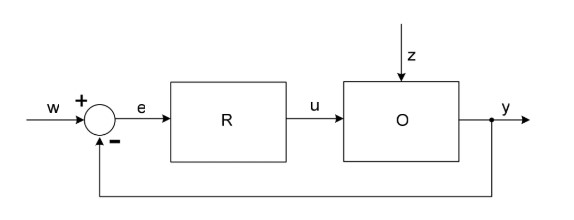
#> input picture schematy_code/example_schematics/auto.jpg, 574 x 220 px; its folder holds only this picture in this run
$ python model.py
#> lines starting #> are read from the running program, lines starting #| are printed output that depends on the picture; after the words box and inside, x2 and y2 are one past the last pixel; in counts of white or black regions, pixels touching at a corner belong together
#> in load_images_from_folder, img is the input picture: shape (220, 574, 3); min 0, max 255, mean 250.5
import cv2

import numpy as np
import os
from png_proc import process_image
class Position:
    def __init__(self, x, y):
        self.x = x
        self.y = y
class Size:
    def __init__(self, width, height):
        self.width = width
        self.height = height
class Connection:
    def __init__(self, start_node, end_node):
        self.start_node = start_node
        self.end_node = end_node
class Graph:
    def __init__(self):
        self.nodes = []
        self.connections = []
    def add_node(self, node):
        node.id = len(self.nodes)
        self.nodes.append(node)
    def add_connection(self, start_node, end_node):
        connection = Connection(start_node, end_node)
        self.connections.append(connection)
    def get_all_nodes(self):
        return self.nodes
    def get_all_connections(self):
        return self.connections

class Node:
    # [8 lines left out: function __init__, not called in this run]
    def set_position(self, x, y):
        self.position = Position(x, y)
    def set_size(self, width, height):
        self.size = Size(width, height)
    def set_type(self, type):
        self.type = type
    def set_value(self, value):
        self.value = value
    def set_unit(self, unit):
        self.unit = unit
    def set_label(self, label):
        self.label = label

def find_closed_contours(image):
    #https://stackoverflow.com/questions/22240746/recognize-open-and-closed-shapes-opencv/59748729
    gray = cv2.cvtColor(image, cv2.COLOR_BGR2GRAY)

    # Preprocess: Thresholding and morphological operations
    _, thresh = cv2.threshold(gray, 127, 255, cv2.THRESH_BINARY_INV)
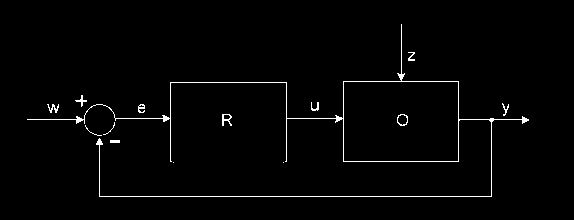
#> thresh: shape (220, 574); 1.7% white in thin lines or dots, all inside (x1, y1, x2, y2) = (27, 24, 529, 197)
    kernel = np.ones((3, 3), np.uint8)
    cleaned = cv2.morphologyEx(thresh, cv2.MORPH_OPEN, kernel, iterations=1)  # Remove thin wires
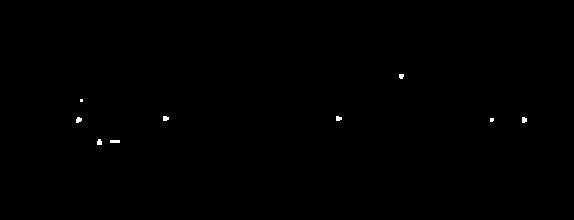
#> cleaned: shape (220, 574); 0.16% white; 9 white regions (2 under 20 px), largest, box (x1, y1, x2, y2) and area: (110, 140, 120, 143) 30, (76, 117, 82, 123) 28, (163, 116, 169, 121) 26

    # Find contours of components
    contours, _ = cv2.findContours(cleaned, cv2.RETR_EXTERNAL, cv2.CHAIN_APPROX_SIMPLE)
#> contours = 9 contours, all with area under 20


    cv2.imshow("Contours", image)
    cv2.waitKey(0)
    cv2.destroyAllWindows()

def load_images_from_folder(folder):
    images = []
    for filename in os.listdir(folder):
        img = cv2.imread(os.path.join(folder,filename))
        if img is not None:
            images.append(img)
    return images

for image in load_images_from_folder("example_schematics"):
    find_closed_contours(image)

$ run again, on schematy_code/example_schematics/schemat2.png
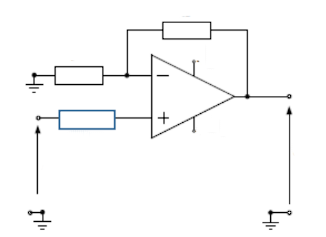
#> input picture schematy_code/example_schematics/schemat2.png, 326 x 237 px
#> in load_images_from_folder, img is the input picture: shape (237, 326, 3); mean B, G, R 249.3, 249.1, 248.9
#> in find_closed_contours, `_, thresh = cv2.threshold(gray, 127, 255, cv2.THRESH_BINARY_INV)`:
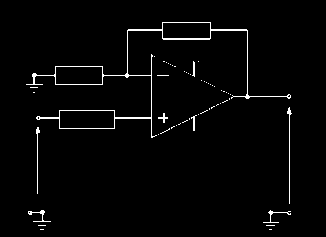
#> thresh: shape (237, 326); 2.2% white in thin lines or dots, all inside (x1, y1, x2, y2) = (26, 22, 292, 230)
#> cleaned: shape (237, 326); 0.12% white; 7 white regions (7 under 20 px)
#> contours = 7 contours, all with area under 20

$ run again, on schematy_code/example_schematics/circle.png
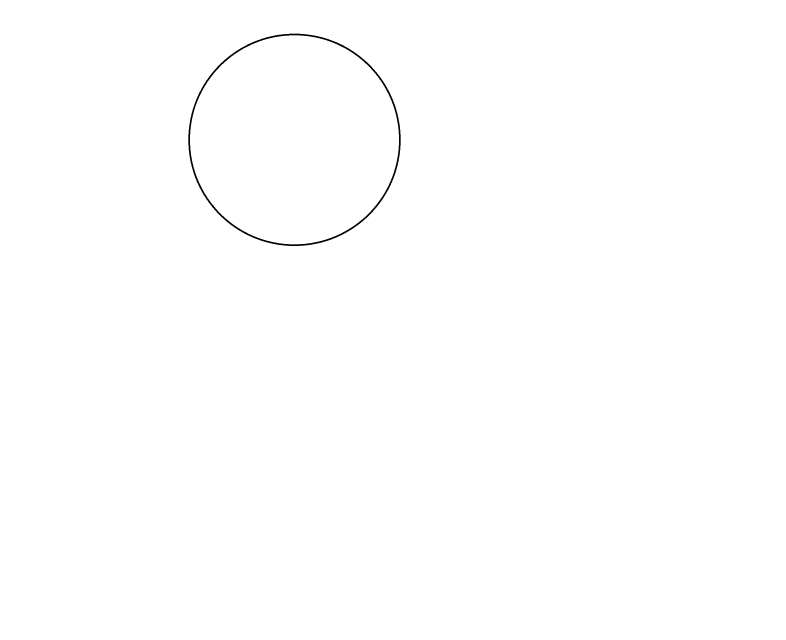
#> input picture schematy_code/example_schematics/circle.png, 2358 x 1920 px (shown at 1/3 size)
#> in load_images_from_folder, img is the input picture: shape (1920, 2358, 3); 99.8% white; 1 black region, box (x1, y1, x2, y2) and area: (565, 101, 1202, 738) 9933
#> in find_closed_contours, `_, thresh = cv2.threshold(gray, 127, 255, cv2.THRESH_BINARY_INV)`:
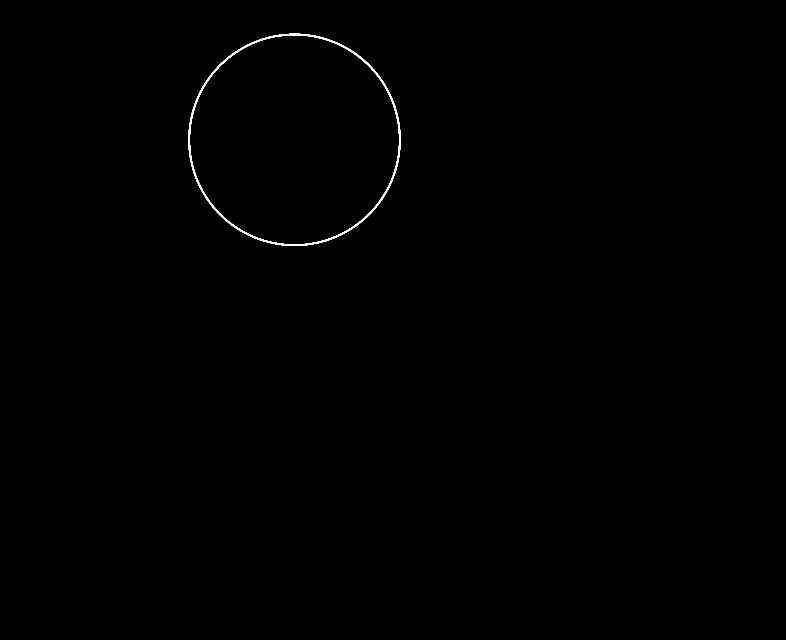
#> thresh: shape (1920, 2358) (shown at 1/3 size); 0.22% white; 1 white region
#> contours = 1 contour; box (x1, y1, x2, y2) and area: (565, 101, 1202, 738) 317794

$ run again, on schematy_code/example_schematics/image.png
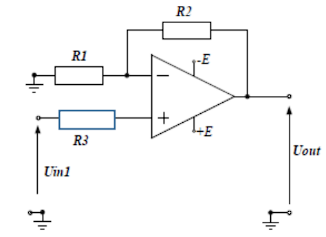
#> input picture schematy_code/example_schematics/image.png, 326 x 237 px
#> in load_images_from_folder, img is the input picture: shape (237, 326, 3); mean B, G, R 247.9, 247.7, 247.5
#> in find_closed_contours, `_, thresh = cv2.threshold(gray, 127, 255, cv2.THRESH_BINARY_INV)`:
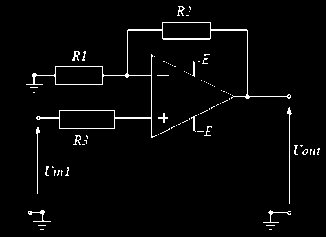
#> thresh: shape (237, 326); 2.6% white in thin lines or dots, all inside (x1, y1, x2, y2) = (26, 6, 320, 230)
#> cleaned: shape (237, 326); 0.12% white; 7 white regions (7 under 20 px)
#> contours = 7 contours, all with area under 20

$ run again, on schematy_code/example_schematics/rectangle.png
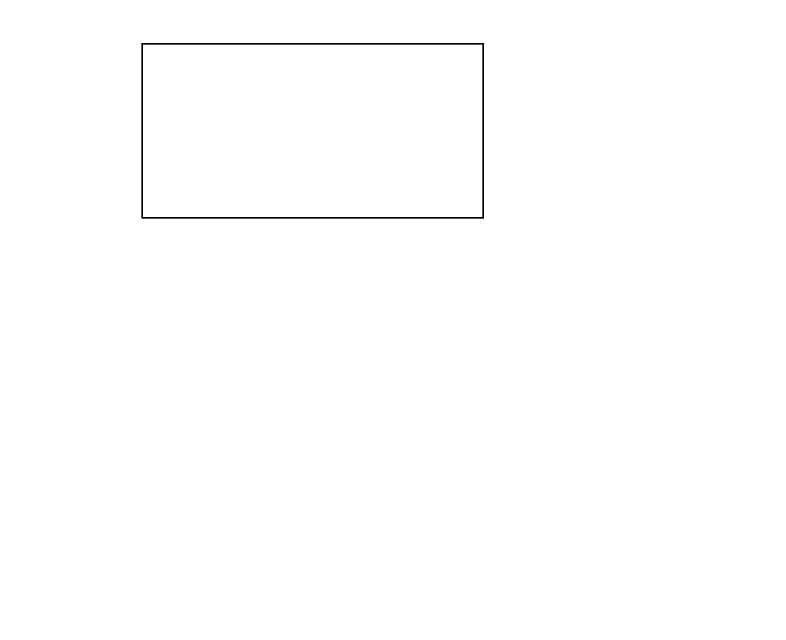
#> input picture schematy_code/example_schematics/rectangle.png, 2358 x 1920 px (shown at 1/3 size)
#> in load_images_from_folder, img is the input picture: shape (1920, 2358, 3); 99.7% white; 1 black region, box (x1, y1, x2, y2) and area: (424, 129, 1452, 656) 15450
#> in find_closed_contours, `_, thresh = cv2.threshold(gray, 127, 255, cv2.THRESH_BINARY_INV)`:
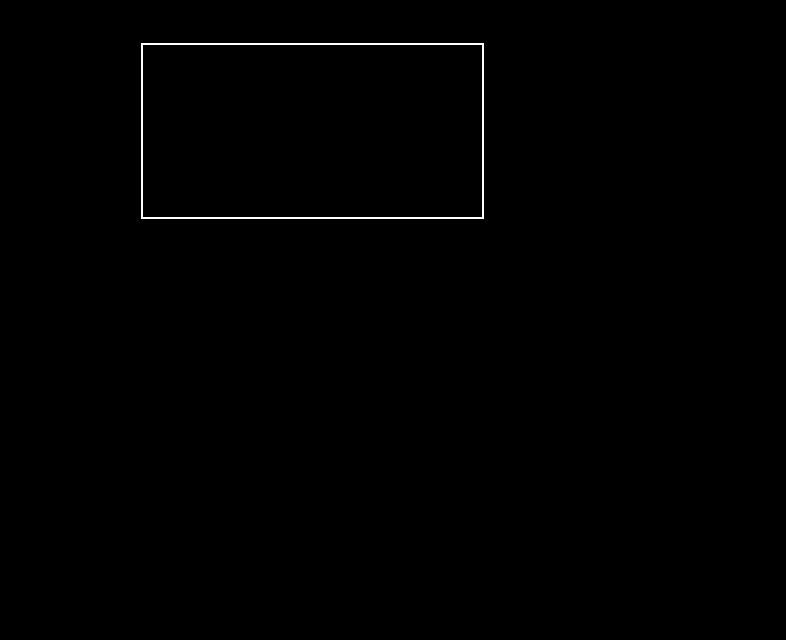
#> thresh: shape (1920, 2358) (shown at 1/3 size); 0.34% white; 1 white region, box (x1, y1, x2, y2) and area: (424, 129, 1452, 656) 15450
#> contours = [[[424, 129], [424, 655], [1451, 655], [1451, 129]]]
